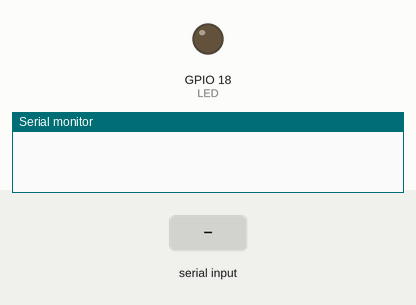
Simulated run of this sketch. Board: ESP32. On the bench: output pins drawn as LEDs (lit = HIGH), the last lines printed to the serial monitor. Dashed ring = blinking. Inputs (shaded band) come from the test bench.

Above: at 0.1 s.
At 2.25 s:
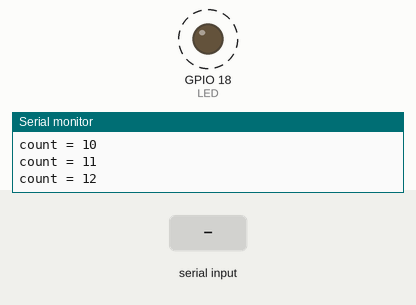
2.3 s: "1\n" received over the second serial link
Timing chart, 0 to 11.3 s (numbered marks = the images above; inputs shaded):
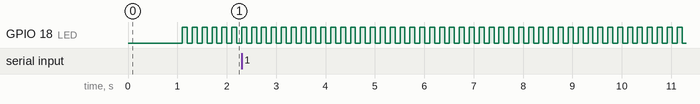

Measured:
- by itself, GPIO 18 (LED): alternates HIGH for 0.10 s and LOW for 0.10 s

The sketch:

ESP32-ReadSerial2.ino
```cpp
//シリアル2の受信割り込み

int LED = 18;
int count = 0;

void serialEvent2();
void twinkle();

void setup() {
  pinMode(LED, OUTPUT);
  Serial.begin(115200);
  Serial.println(" ");
  Serial2.begin(115200);

  delay(1000);
}

void loop() {
  twinkle();
  count++;
  delay(100);
}

void twinkle() {
  if ((count % 2) == 1) {
    digitalWrite(LED, HIGH);
  } else {
    digitalWrite(LED, LOW);
  }
  Serial.print("count = ");
  Serial.print(count);
  Serial.print("\n");
}

void serialEvent2() {
  if (Serial2.available() > 0) {
    // シリアルデータの受信 (改行まで)
    String data = Serial2.readStringUntil('\n');

    // 受信したデータを出力
    Serial.print("Receive:");
    Serial.println(data);
  }
}
```
